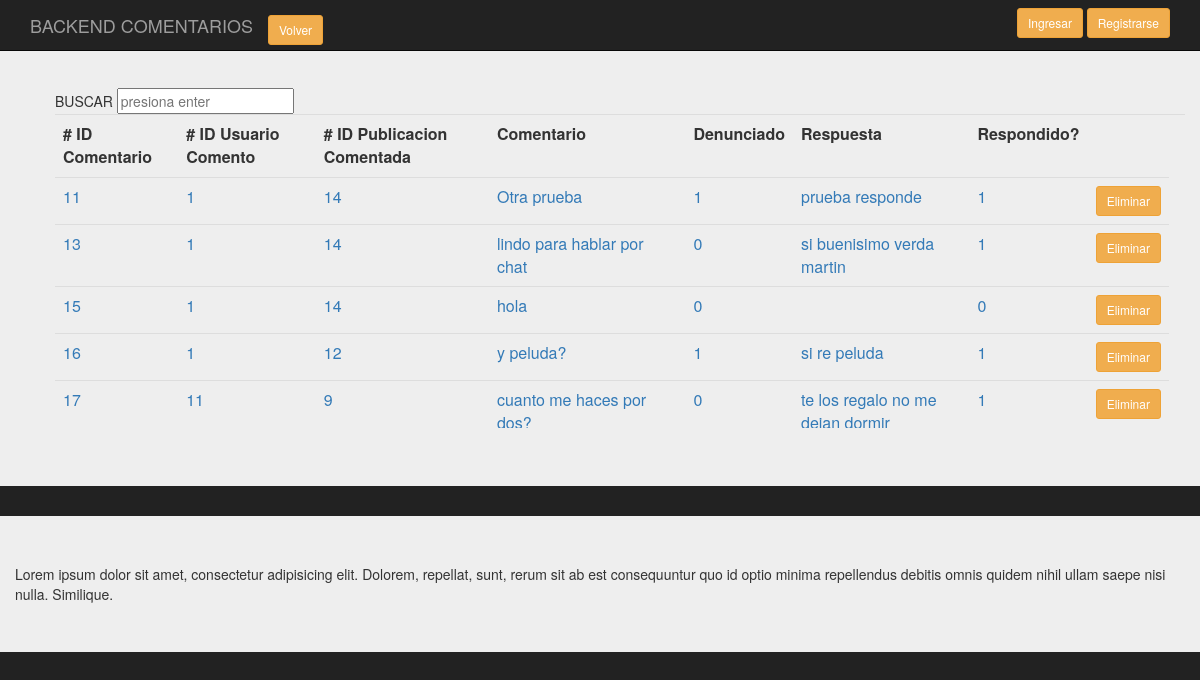
The app's page /backend/Presentacion/BackComenta.php, older data.
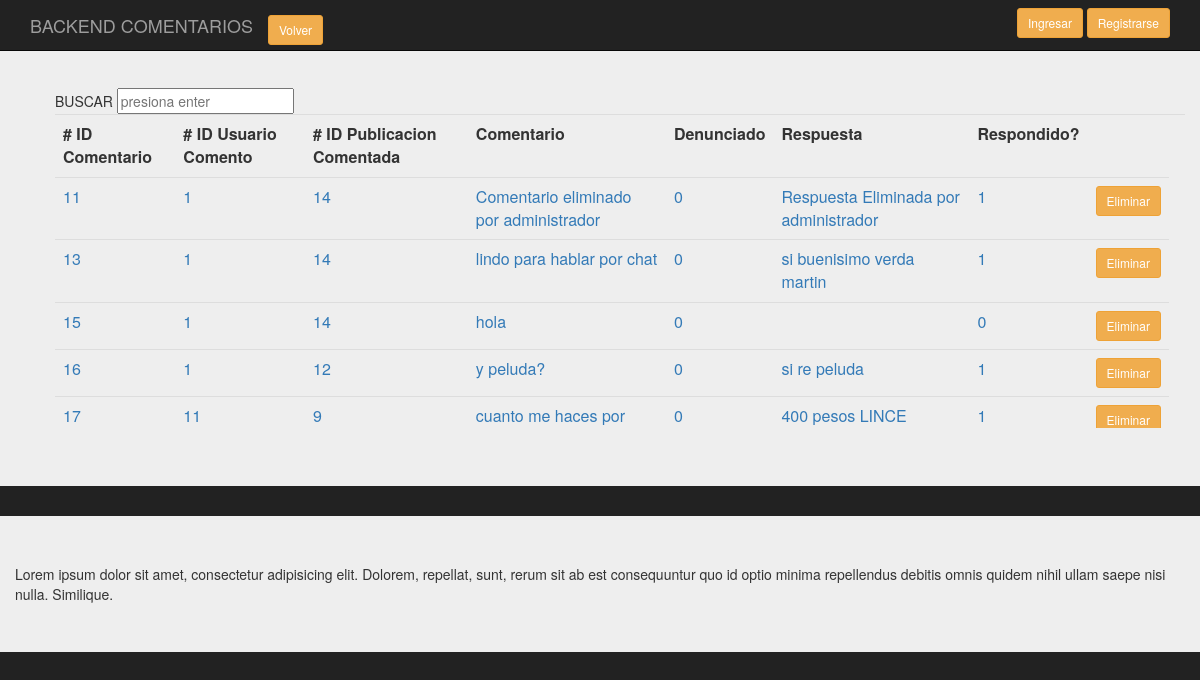
The same page, newer data.
### tables this page shows
CREATE TABLE `comenta` (
  `id_comen` int(11) NOT NULL,
  `id_usucom` int(11) NOT NULL,
  `id_pubcom` int(11) NOT NULL,
  `comentario` varchar(200) DEFAULT NULL,
  `denunciado_com` tinyint(1) NOT NULL,
  `responde_com` varchar(400) NOT NULL,
  `respondido` int(11) NOT NULL
);

### backend/clases/Comenta.class.php (called while the page is built, shortened)
<?php
require_once('../persistencia/PersistenciaComenta.class.php');
class Comenta
{
    public function consultaTodos($conex)
    {
      $pu=new PersistenciaComenta;
      $datos= $pu->consTodos($conex);
      return $datos;
    }
}
?>

### backend/persistencia/PersistenciaComenta.class.php (called while the page is built, shortened)
<?php
class PersistenciaComenta
{
   public function consTodos( $conex)
   {
        $sql = "select * from comenta";
        $result = $conex->prepare($sql);
		$result->execute();
		$resultados=$result->fetchAll();
       return $resultados;
    }
 }
?>

### backend/Presentacion/BackComenta.php (the view, shortened to what this page needs)
<?php
require_once('../clases/Comenta.class.php');
?>
<!doctype html>
<html lang="en">
<head>
<link rel="stylesheet" href="https://maxcdn.bootstrapcdn.com/bootstrap/3.3.7/css/bootstrap.min.css">
<link rel="stylesheet" href="../css/estilos.css">
	</head>
<body>
		<div class="container">
			<nav class="navbar navbar-inverse navbar-fixed-top">
				  <div class="container">
					<div class="navbar-header">
					  <a class="navbar-brand" href="#">BACKEND COMENTARIOS</a>
					  <div class="navbar-brand">
						<a href="index.php" class="btn btn-warning btn-sm">Volver</a>
					  </div>
					</div>
					<div id="navbar" class="navbar-collapse collapse">
					  <form class="navbar-form navbar-right">
						<a href="singin.php" class="btn btn-warning btn-sm">Ingresar</a>
						<a href="Login.php" class="btn btn-warning btn-sm">Registrarse</a>
					  </form>
					</div>
				  </div>
			</nav>
		</div>
		<div class="jumbotron">
			<div class="container-fluid">
				<section class="main row">
					<div class="col-md-12">
					<ol class="pre-scrollable">
										<table class="table">
																<form class="forma-busqueda cf" action="/search.php" method="post">
																	<input name="keywords" id="search_box" type="text" placeholder="presiona enter" >
																</form>
													<tr>
														<th># ID Comentario</th>
														<th># ID Usuario Comento</th>
														<th># ID Publicacion Comentada</th>
														<th>Comentario</th>
														<th>Denunciado</th>
														<th>Respuesta</th>
														<th>Respondido?</th>
														<th></th>
														<th></th>
													</tr>
												<?php
													$conex = conectar();
													$d = new Comenta();
													$datos_d=$d->consultaTodos($conex);
													$cuenta=count($datos_d);
												?>
												<?php
												for ($i=0;$i<$cuenta;$i++)
												{
												?>
													<tr>
															<td><a value="<?php echo $datos_d[$i][0]?>"  ><?php echo $datos_d[$i][0]?></a></td>
															<td><a value="<?php echo $datos_d[$i][0]?>"  ><?php echo $datos_d[$i][1]?></a></td>
															<td><a value="<?php echo $datos_d[$i][0]?>"  ><?php echo $datos_d[$i][2]?></a></td>
															<td><a value="<?php echo $datos_d[$i][0]?>"  ><?php echo $datos_d[$i][3]?></a></td>
															<td><a value="<?php echo $datos_d[$i][0]?>"  ><?php echo $datos_d[$i][4]?></a></td>
															<td><a value="<?php echo $datos_d[$i][0]?>"  ><?php echo $datos_d[$i][5]?></a></td>
															<td><a value="<?php echo $datos_d[$i][0]?>"  ><?php echo $datos_d[$i][6]?></a></td>
															<td><a href="Login.php" class="btn btn-warning btn-sm">Eliminar</a></td>
													</tr>
												<?php
												}
												?>
										</table>
					</ol>
					</div>
				</section>
			</div>
		</div>
		<div class="jumbotron">
		<div class="container">
			<div class="row">
			Lorem ipsum dolor sit amet, consectetur adipisicing elit. Dolorem, repellat, sunt, rerum sit ab est consequuntur quo id optio minima repellendus debitis omnis quidem nihil ullam saepe nisi nulla. Similique.
		</div>
		</div>
</body>
</html>

Row changes from the older to the newer data that the page shows:
changed comenta: comentario "Otra prueba" → "Comentario eliminado por administrador"; denunciado_com "1" → "0"; responde_com "prueba responde" → "Respuesta Eliminada por administrador"
changed comenta "y peluda?": denunciado_com "1" → "0"
changed comenta "cuanto me haces por…": responde_com "te los regalo no me…" → "400 pesos LINCE"
